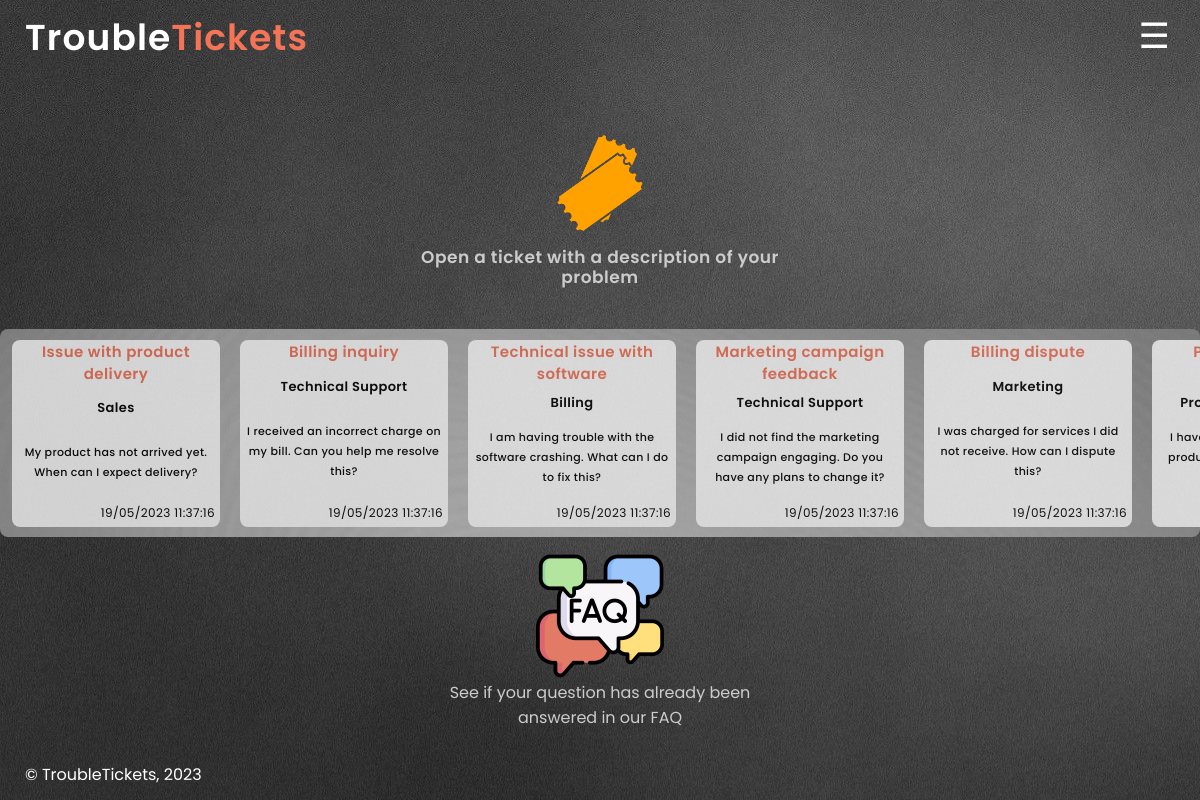
The app's page /pages/index.php, older data.
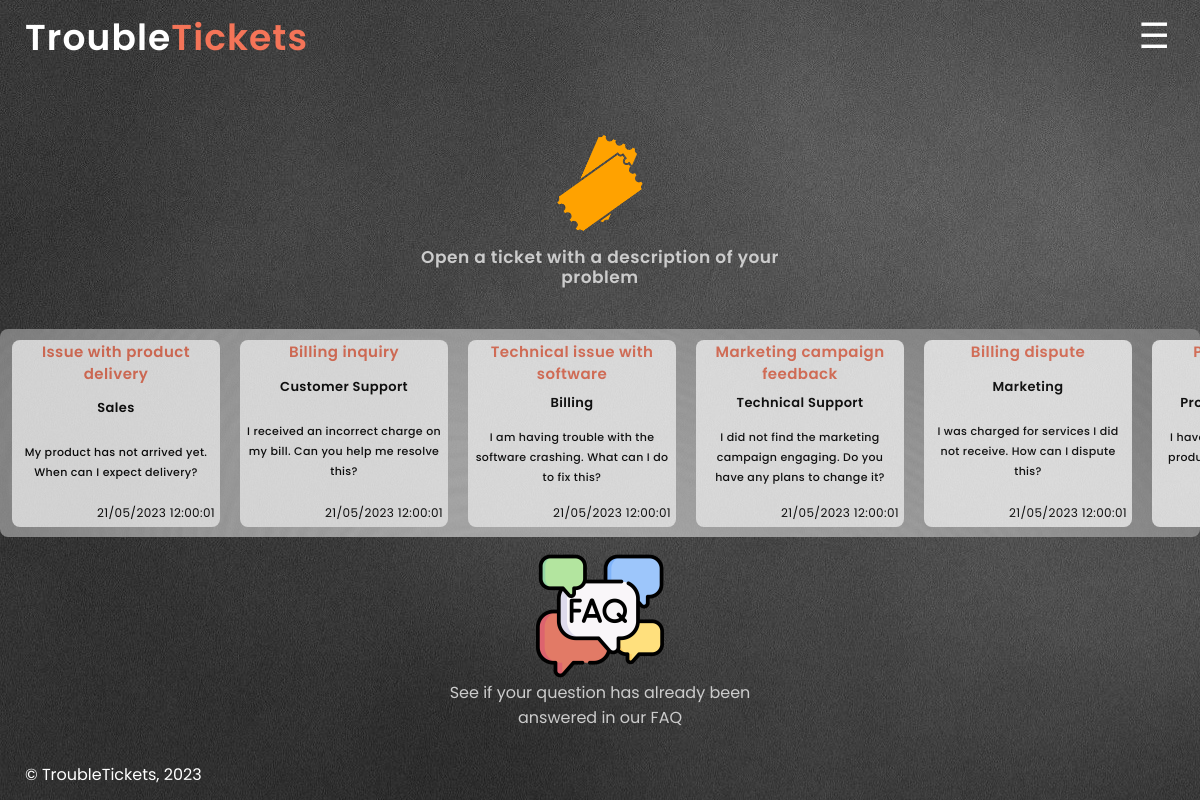
The same page, newer data.
### tables this page shows
CREATE TABLE TICKETS (
ticket_id INTEGER PRIMARY KEY AUTOINCREMENT,
agent_id INTEGER,
client_id INTEGER NOT NULL,
department_id INTEGER NOT NULL,
status VARCHAR(255) CHECK( status IN ('Open','Closed','Not Assigned') ) NOT NULL,
title VARCHAR(255) NOT NULL,
FOREIGN KEY(department_id) REFERENCES DEPARTMENTS(department_id),
FOREIGN KEY(client_id) REFERENCES CLIENTS(client_id),
FOREIGN KEY(agent_id) REFERENCES AGENTS(agent_id)
);

CREATE TABLE DEPARTMENTS (
department_id INTEGER PRIMARY KEY AUTOINCREMENT,
department_name VARCHAR(255) NOT NULL
);

CREATE TABLE MESSAGES (
message_id INTEGER PRIMARY KEY AUTOINCREMENT,
ticket_id INTEGER NOT NULL,
message_content VARCHAR(255) NOT NULL,
date_created TIMESTAMP DEFAULT CURRENT_TIMESTAMP NOT NULL,
client_id INTEGER NOT NULL,
FOREIGN KEY(ticket_id) REFERENCES TICKETS(ticket_id),
FOREIGN KEY(client_id) REFERENCES CLIENTS(client_id)
);

### pages/index.php (called while the page is built, shortened)
<?php declare(strict_types=1);
require_once(__DIR__ . '/../utils/session.php');
require_once(__DIR__ . '/../templates/normal.php');
require_once(__DIR__ . '/../templates/main_template.php');
$session = new Session();
output_header($session);
output_main_page($session);
output_footer();
?>

### utils/session.php (called while the page is built, shortened)
<?php
  class Session {
    public function isLoggedIn() : bool {
      return isset($_SESSION['id']);
    }
  }
?>

### database/ticket.class.php (called while the page is built, shortened)
<?php
class Ticket
{
    public function __construct(int $id, ?int $agent_id, int $client_id, int $department_id, string $status, string $title)
    {
        $this->id = $id;
        $this->department_id = $department_id;
        $this->title = $title;
    }
    static function getTickets(PDO $db, int $count): array
    {
        $stmt = $db->prepare('SELECT ticket_id, agent_id, client_id, department_id, status, title FROM TICKETS LIMIT ?');
        $stmt->execute(array($count));
        $tickets = array();
        while ($ticket = $stmt->fetch()) {
            $tickets[] = new Ticket(
                $ticket['ticket_id'],
                $ticket['agent_id'] ?? null,
                $ticket['client_id'],
                $ticket['department_id'],
                $ticket['status'],
                $ticket['title']
            );
        }
        return $tickets;
    }
}

### database/department.class.php (called while the page is built, shortened)
<?php
class Department
{
    public function __construct(int $id, string $name)
    {
        $this->name = (string) $name;
    }
    static function getDepartmentById(PDO $db, int $id): ?Department
    {
        $stmt = $db->prepare('SELECT department_id, department_name FROM DEPARTMENTS WHERE department_id = ?');
        $stmt->execute(array($id));
        $department = $stmt->fetch();
        if ($department) {
            return new Department(
                intval($department['department_id']),
                $department['department_name']
            );
        } else {
            return null;
        }
    }
}
?>

### database/messages.class.php (called while the page is built, shortened)
<?php
class Message
{
    public function __construct(int $id, int $ticket_id, int $client_id, string $message, DateTime $date_created)
    {
        $this->ticket_id = $ticket_id;
        $this->message = $message;
        $this->date_created = $date_created;
    }
    static function getMessages(PDO $db, int $count): array
    {
        $stmt = $db->prepare(
            'SELECT message_id, ticket_id, client_id, message_content, date_created FROM MESSAGES LIMIT ?'
        );
        $stmt->execute(array($count));
        $messages = array();
        while ($message = $stmt->fetch()) {
            $messages[] = new Message(
                $message['message_id'],
                $message['ticket_id'],
                $message['client_id'],
                $message['message_content'],
                new DateTime($message['date_created']),
            );
        }
        return $messages;
    }
}
?>

### templates/main_template.php (the view, shortened to what this page needs)
<?php
function output_main_page(Session $session)
{ ?>
    <?php
    require_once(__DIR__ . '/../database/connection.db.php');
    require_once(__DIR__ . '/../database/ticket.class.php');
    require_once(__DIR__ . '/../database/messages.class.php');
    require_once(__DIR__ . '/../database/department.class.php');
    $db = getDataBaseConnection();
    $recentTickets = Ticket::getTickets($db, 200);
    $messages = Message::getMessages($db, 200);
    $message_to_use = new Message(0, 0, 0, '0', new DateTime());
    ?>
    <section id='main-page' class='main-page'>
        <div class='steps'>
            <div class='step active'>
                <?php if ($session->isLoggedIn()) { ?>
                    <a href='/pages/login.php'>
                    <?php } else { ?>
                        <a href='/pages/newTicket.php'>
                        <?php } ?>
                        <img src='/images/ticket.png' alt='ticket image'></a>
                        <p>Open a ticket with a description of your problem</p>
            </div>
        </div>
        <div class='tickets-container'>
            <div class="tickets">
                <?php
                foreach ($recentTickets as $ticket) { ?>
                    <a href="../pages/message.php?id=<?= urlencode(strval($ticket->id)) ?>" class='ticket'>
                        <h4>
                            <?php echo $ticket->title
                            ?>
                        </h4>
                        <h5>
                            <?php echo Department::getDepartmentById($db, $ticket->department_id)->name; ?>
                        </h5>
                        <?php foreach ($messages as $message) {
                            if ($message->ticket_id == $ticket->id) { ?>
                                <p>
                                    <?php echo substr($message->message, 0, 200);
                                    $message_to_use = $message; ?>
                                </p>
                        <?php break;
                            }
                        } ?>
                        <h6>
                            <?php echo $message_to_use->date_created->format('d/m/Y H:i:s') ?>
                        </h6>
                    </a>
                <?php } ?>
            </div>
        </div>
        <div class='faq'>
            <a href='../pages/faq.php'><img src='/images/faq.png' alt='ticket image'></a>
            <a href='../pages/faq.php'>See if your question has already been answered in our FAQ</a>
        </div>
    </section>
<?php
}
?>

### templates/normal.php (shortened to what this page needs)
<?php
function output_header(Session $session)
{ ?>
  <!DOCTYPE html>
  <html lang="en-US">
  <head>
    <link href="../css/style.css" rel="stylesheet">
    <link href="../css/text.css" rel="stylesheet">
    <link href="../css/layout.css" rel="stylesheet">
    <link href="../css/responsive.css" rel="stylesheet">
  </head>
  <body>
    <header>
      <h1><a href="../pages/index.php">Trouble</a><a href="../pages/index.php">Tickets</a></h1>
    </header>
    <label class="sidebar" for="sidebar"></label>
  <?php } ?>
  <?php
  function output_footer()
  { ?>
    <footer>
      <p>&copy; TroubleTickets, 2023</p>
    </footer>
  </body>
  </html>
<?php } ?>

### css/style.css (style rules this page uses)
* { max-width: 100%; max-height: 100%; }
html, body { background-image: url('/images/grey.jpg'); }
header>h1>a:first-child { color: #ffffff; }
header>h1>a:last-of-type { color: #F47458; }
a { text-decoration: none; align-self: center; }
.sidebar::after { content: "\2630"; color: white; font-size: 35px; }
div.tickets { background-image: url('/images/lightgrey.jpg'); background-size: cover; background-repeat: no-repeat; background-position: center center; border-radius: 8px; }
a.ticket { background-color: #FFFFFF; }
div.step { background-size: cover; background-repeat: no-repeat; background-position: center center; border-radius: 8px; }
div.step { width: 30em; }
div.step img, div.faq img { display: flex; height: 8em; width: 8em; margin-left: auto; margin-right: auto; }
div.faq a { margin: auto; color: #cccccc; word-wrap: break-word; text-align: center; width: 75%; }
div.step p { margin: auto; color: #cccccc; word-wrap: break-word; text-align: center; width: 75%; }
.main-page { display: flex; flex-direction: column; align-items: center; }
.steps { display: flex; justify-content: center; margin-bottom: 20px; position: relative; }
.step { position: absolute; top: 50%; left: 50%; transform: translate(-50%, -50%); opacity: 0; transition: transform 0.5s ease-in-out, opacity 0.5s ease-in-out; }
.step.active { opacity: 1; z-index: 1; }
.step img { max-width: 100%; height: auto; }
.step p { margin-top: 10px; text-align: center; }
label { cursor: pointer; }
section { padding-left: 25px; padding-top: 15px; }
div.tickets { background-color: #CFCFCF; opacity: 78%; }
a.ticket { background-color: white; border-radius: 8px; }
a.ticket h4 { margin: 1px; text-align: center; color: #F47458; }
a.ticket p { margin: auto; margin-left: 5px; margin-right: 5px; ; color: black; word-wrap: break-word; text-align: center; }
a.ticket h5 { margin: auto; text-align: center; color: #000000; }
a.ticket h6 { display: flex; margin-right: 5px; margin-bottom: 4px; margin-top: 10px; color: black; word-wrap: break-word; justify-content: end; }
footer { color: white; }
.tickets-container .tickets { overflow: hidden; width: auto; }
.tickets-container { position: relative; margin-right: 25px; }

### css/text.css (style rules this page uses)
* { font-family: 'Poppins', sans-serif; font-style: normal; }
header>h1 { font-weight: 600; font-size: 36px; line-height: 22px; letter-spacing: 0.03em; }
section p { font-weight: 600; font-size: 17px; line-height: 20px; letter-spacing: 0.03em; }
h4 { font-weight: 600; font-size: 18px; line-height: 22px; letter-spacing: 0.03em; }
a.ticket h4 { font-weight: 600; font-size: 15px; line-height: 22px; letter-spacing: 0.03em; }
a.ticket h5 { font-weight: 600; font-size: 13px; line-height: 22px; letter-spacing: 0.03em; }
a.ticket p { font-weight: 500; font-size: 11px; line-height: 20px; letter-spacing: 0.03em; }
a.ticket h6 { font-weight: 400; font-size: 12px; line-height: 20px; letter-spacing: 0.03em; }
footer { font-weight: 400; font-size: 16px; line-height: 22px; }

Row changes from the older to the newer data that the page shows:
computed for tickets "Issue with product delivery": format "19/05/2023 11:37:16" → "21/05/2023 12:00:01"
changed tickets "Billing inquiry": department.department_name "Technical Support" → "Customer Support"; format "19/05/2023 11:37:16" → "21/05/2023 12:00:01"
computed for tickets "Technical issue with software": format "19/05/2023 11:37:16" → "21/05/2023 12:00:01"
computed for tickets "Marketing campaign feedback": format "19/05/2023 11:37:16" → "21/05/2023 12:00:01"
computed for tickets "Billing dispute": format "19/05/2023 11:37:16" → "21/05/2023 12:00:01"
